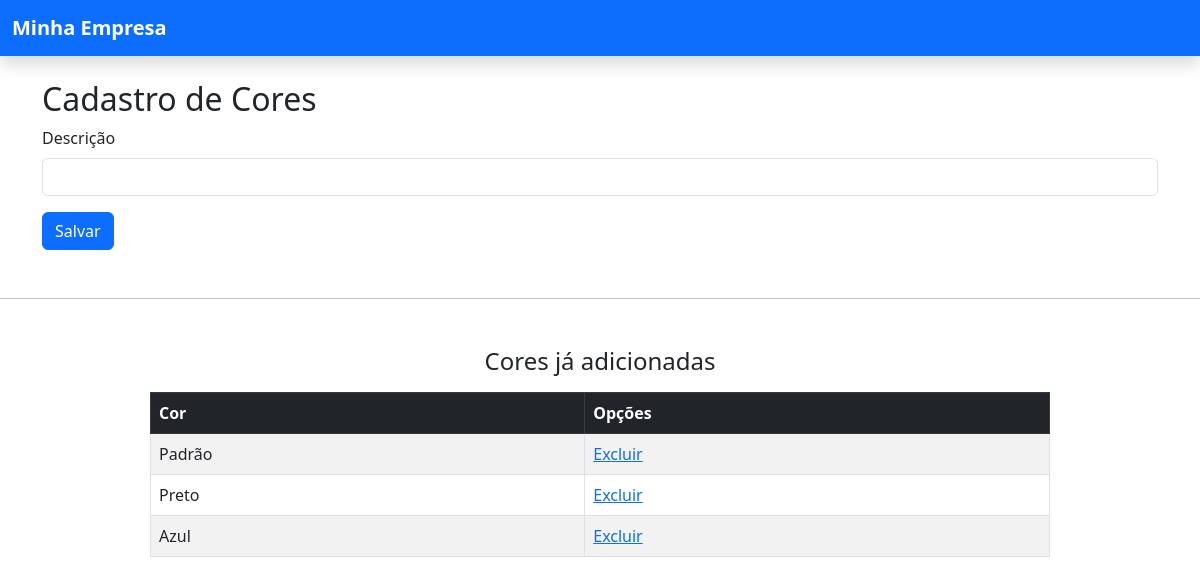
Page /Cadastro_Cores/ on the earlier database version.
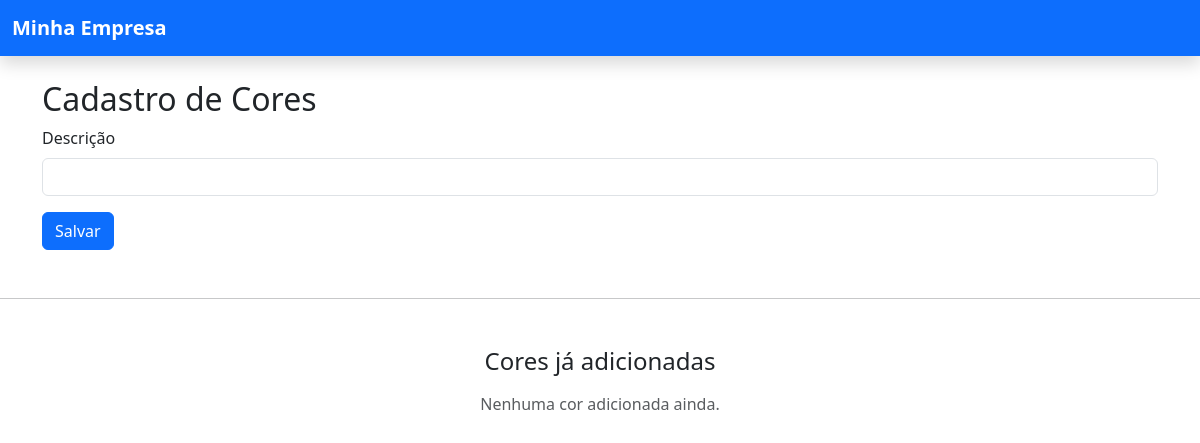
Same page on the later database version.
### Produtos/models.py (models this page shows)
class Cor(models.Model):
    Descricao = models.TextField(max_length=100)

### Produtos/views.py (the view)
# urls.py: path('Cadastro_Cores/', views.Cadastro_Cores, name='Cadastro_Cores'),
def Cadastro_Cores(request):
    cores = Cor.objects.all()
    return render(request,"Cor/Cadastro_Cores.html",{"cores":cores})

### Produtos/templates/Cor/Cadastro_Cores.html (shortened to what this page needs)
<!DOCTYPE html>
<html lang="pt-br">
<head>
    <link href="https://cdn.jsdelivr.net/npm/bootstrap@5.3.0/dist/css/bootstrap.min.css" rel="stylesheet">
</head>
<body>
    {% include 'partials/HeaderBase.html' %}
    <section class="container mt-4">
        <h2>Cadastro de Cores</h2>
        <form method="POST" action="{% url 'Salvar_Cores' %}">
            <div class="mb-3">
                <label for="Descricao" class="form-label">Descrição</label>
                <input type="text" class="form-control" id="Descricao" name="Descricao" required>
            </div>
            <button type="submit" class="btn btn-primary">Salvar</button>
        </form>
    </section>
    <hr class="my-5">
    <div class="container">
        <h4 class="mb-3 text-center">Cores já adicionadas</h4>
        {% if cores %}
            <div class="table-responsive mx-auto" style="max-width: 900px;">
                <table class="table table-bordered table-striped">
                    <thead class="table-dark">
                        <tr>
                            <th>Cor</th>
                            <th>Opções</th>
                        </tr>
                    </thead>
                    <tbody>
                        {% for cor in cores %}
                            <tr>
                                <td>{{ cor.Descricao }}</td>
                                <td>
                                    <a href="{% url 'Excluir_Cor' cor.id %}">Excluir</a>
                                </td>
                            </tr>
                        {% endfor %}
                    </tbody>
                </table>
            </div>
        {% else %}
            <p class="text-muted text-center">Nenhuma cor adicionada ainda.</p>
        {% endif %}
    </div>
</body>
</html>

Differences in the rows shown:
removed Cor: Descricao "Padrão"
removed Cor: Descricao "Preto"
removed Cor: Descricao "Azul"
Other differences:
text no longer shown: "Cor Opções"
text now shown: "Nenhuma cor adicionada ainda."
